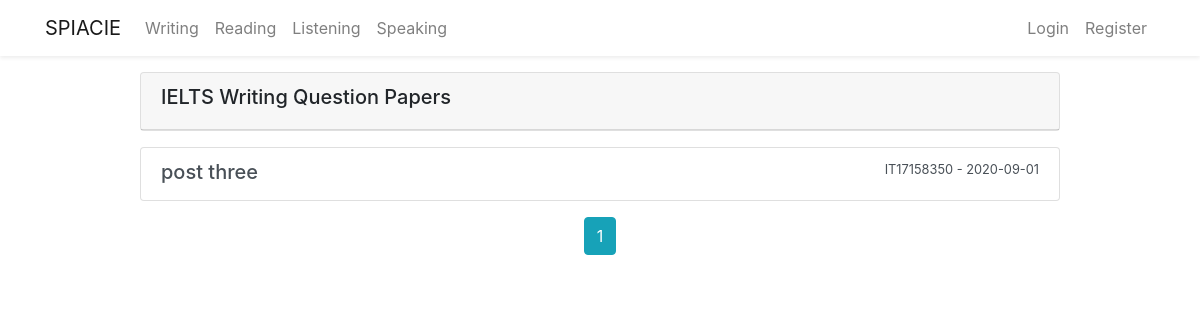
The page /writing on the database as committed earlier.
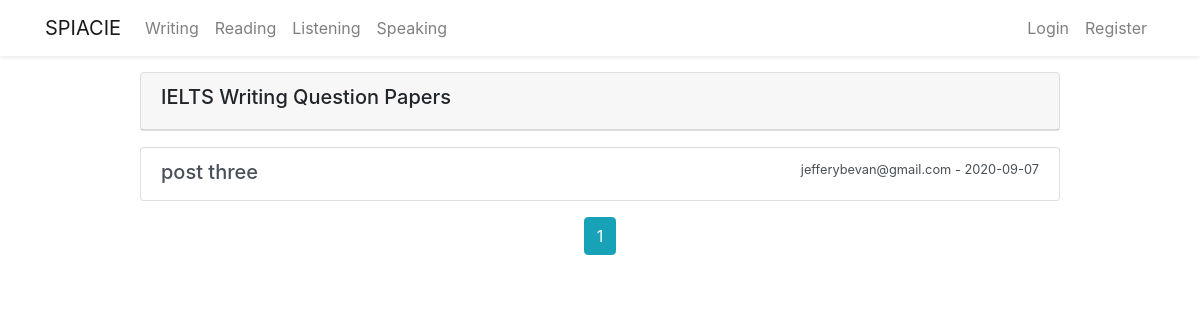
The same page on the database as committed later.
### flaskblog/models.py (models this page shows, shortened)
class Writingpaper(db.Model):
    id = db.Column(db.Integer, primary_key=True)
    title = db.Column(db.String(300), unique=True, nullable=False)
    task01 = db.Column(db.String(1000), nullable=False)
    task01_img = db.Column(db.String(20), nullable=True)
    date_posted = db.Column(db.DateTime, nullable=False,
                            default=datetime.now())
    user_id = db.Column(db.Integer, db.ForeignKey('user.id'), nullable=False)
    answer = db.relationship(
        'Writingpaperanswer', backref='candidate', lazy=True)

class User(db.Model, UserMixin):
    id = db.Column(db.Integer, primary_key=True)
    firstname = db.Column(db.String(20), nullable=False)
    lastname = db.Column(db.String(20), nullable=False)
    username = db.Column(db.String(20), unique=True, nullable=False)
    email = db.Column(db.String(20), unique=True, nullable=False)
    password = db.Column(db.String(20), nullable=False)
    image_file = db.Column(db.String(20), nullable=False,
                           default='default.jpg')
    post = db.relationship('Post', backref='author', lazy=True)
    writingpaper = db.relationship(
        'Writingpaper', backref='wcreator', lazy=True)
    writinganswer = db.relationship(
        'Writingpaperanswer', backref='wcandidate', lazy=True)
    speaking = db.relationship(
        'Speaking', backref='vspeak', lazy=True)
    speakinganswer = db.relationship(
        'Speakinganswer', backref='speakanswer', lazy=True)
    speakingquestion = db.relationship(
        'Speakingquestion', backref='speakquestion', lazy=True)
    Speakinganswersav = db.relationship(
        'Speakinganswersaved', backref='speakinganswersaved', lazy=True)

### flaskblog/writing/routes.py (the view)
@writing.route("/writing")
def write():
    page = request.args.get('page', 1, type=int)
    writingpapers = Writingpaper.query.paginate(page=page, per_page=6)
    return render_template('writing.html', writingpapers=writingpapers)

### flaskblog/templates/writing.html (shortened to what this page needs)
{% extends 'layout.html' %} {% block content %}
<div class="row justify-content-center mt-3 mb-3">
  <div class="col-md-10">
    <div class="card mb-3">
      <div class="card-header">
        <h5>IELTS Writing Question Papers</h5>
      </div>
    </div>
    {% for writingpaper in writingpapers.items %}
    <div class="list-group">
      <a
        href="{{ url_for('writing.show_writing', writing_id= writingpaper.id )}}"
        class="list-group-item list-group-item-action"
      >
        <div class="d-flex w-100 justify-content-between">
          <h5 class="mb-1">{{ writingpaper.title }}</h5>
          <small
            >{{ writingpaper.wcreator.username }} - {{
            writingpaper.date_posted.strftime('%Y-%m-%d') }}</small
          >
        </div>
      </a>
    </div>
    {% endfor %}
    <div class="text-center mt-3">
      {% for page_num in writingpapers.iter_pages( left_edge=1, right_edge=1,  left_current=1, right_current=2) %}
      {% if page_num %}
      {% if writingpapers.page == page_num %}
      <a
        class="btn btn-info mb-4"
        href="{{ url_for('writing.write', page=page_num) }}"
        >{{ page_num }}</a
      >
      {% else %}
      <a
        class="btn btn-outline-info mb-4"
        href="{{ url_for('writing.write', page=page_num) }}"
        >{{ page_num }}</a
      >
      {% endif%} {% else %} .... {% endif%} {% endfor %}
    </div>
  </div>
  {% endblock content %}

### flaskblog/templates/layout.html (shortened to what this page needs)
<!DOCTYPE html>
<html lang="en">
  <head>
    <link
      rel="stylesheet"
      href="https://stackpath.bootstrapcdn.com/bootstrap/4.5.0/css/bootstrap.min.css"
    />
  </head>
  <body>
    {% include 'includes/_navbar.html' %}
    <div class="container mt-3">
       {% block content %} {% endblock
      content%}
    </div>
  </body>
</html>

### flaskblog/templates/includes/_navbar.html (shortened to what this page needs)
<nav class="navbar navbar-expand-md navbar-light bg-white shadow-sm">
  <div class="container">
    <a class="navbar-brand" href="/">SPIACIE</a>
    <div class="collapse navbar-collapse" id="navbarSupportedContent">
      <ul class="navbar-nav mr-auto">
        <li class="nav-item">
          <a class="nav-link" href="{{ url_for('writing.write') }}">Writing</a>
        </li>
        <li class="nav-item">
          <a class="nav-link" href="{{ url_for('reading.read')}}">Reading</a>
        </li>
        <li class="nav-item">
          <a class="nav-link" href="{{ url_for('listening.listen')}}">Listening</a>
        </li>
        <li class="nav-item">
          <a class="nav-link" href="{{ url_for('speaking.speak') }}">Speaking</a>
        </li>
      </ul>
      <ul class="navbar-nav ml-auto">
        {% if current_user.is_authenticated %}
        <li class="nav-item">
          <a class="nav-link" href="/post/new">New Post</a>
        </li>
        <li class="nav-item">
          <a class="nav-link" href="/account">Account</a>
        </li>
        <li class="nav-item">
          <a class="nav-link" href="/logout">Logout</a>
        </li>
        {% else %}
        <li class="nav-item">
          <a class="nav-link" href="/login">Login</a>
        </li>
        <li class="nav-item">
          <a class="nav-link" href="/register">Register</a>
        </li>
        {% endif %}
      </ul>
    </div>
  </div>
</nav>

Rows that differ between the two databases and show on the page:
changed Writingpaper "post three": wcreator.username "IT17158350" → "jefferybevan@gmail.com"; date_posted "2020-09-01" → "2020-09-07"
